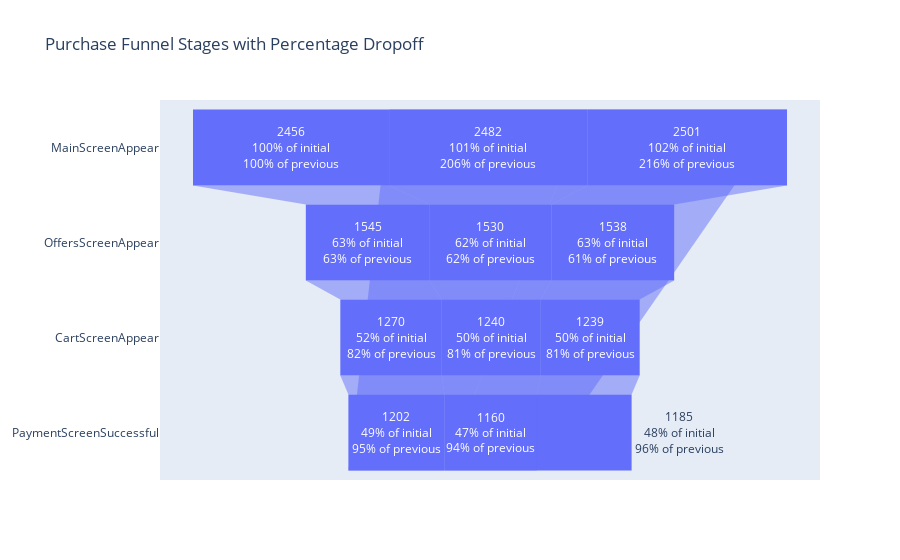

The code cell stored with this chart in its notebook:
### Code cell
fig = go.Figure()
fig.add_trace(go.Funnel(
    y=test_funnel['event'],
    x= test_funnel['users'],
    textinfo ="value+percent initial+percent previous",
    hoverinfo = "percent initial+percent previous",
))
   
fig.update_layout(title="Purchase Funnel Stages with Percentage Dropoff")
fig.show()

### Figure 1 — Plotly figure (JSON) as saved in the notebook; plotly's stock layout.template omitted (floating-point values rounded to 4 significant figures)
{"data": [{"hoverinfo": "percent initial+percent previous", "textinfo": "value+percent initial+percent previous", "type": "funnel", "x": [2456, 1545, 1270, 1202, 2482, 1530, 1240, 1160, 2501, 1538, 1239, 1185], "y": ["MainScreenAppear", "OffersScreenAppear", "CartScreenAppear", "PaymentScreenSuccessful", "MainScreenAppear", "OffersScreenAppear", "CartScreenAppear", "PaymentScreenSuccessful", "MainScreenAppear", "OffersScreenAppear", "CartScreenAppear", "PaymentScreenSuccessful"]}], "layout": {"title": {"text": "Purchase Funnel Stages with Percentage Dropoff"}}}
